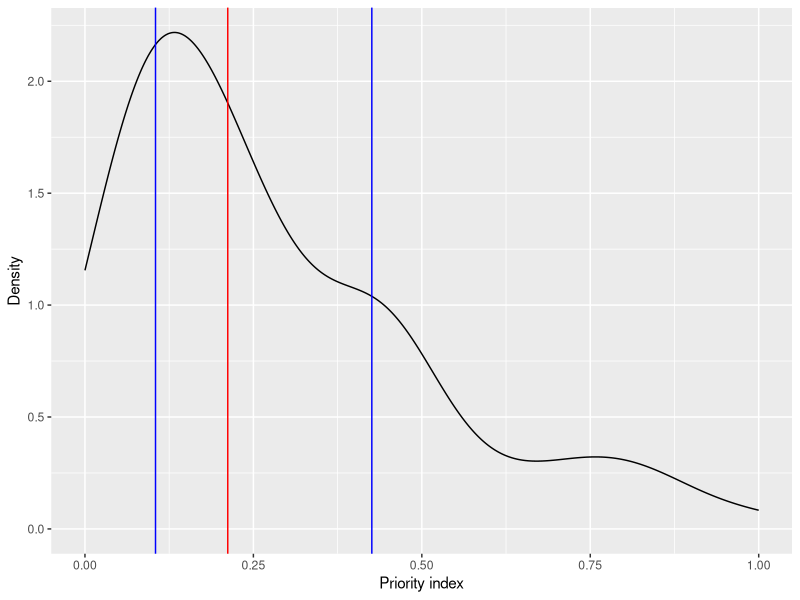
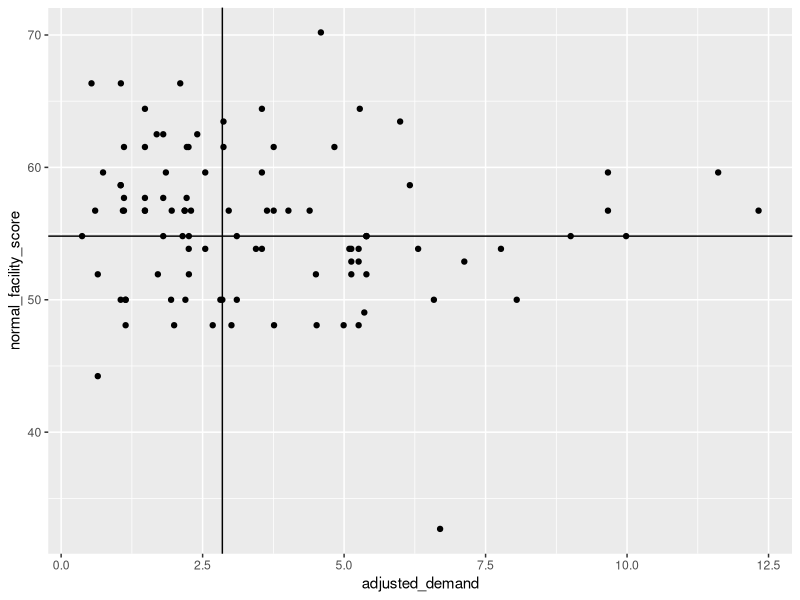
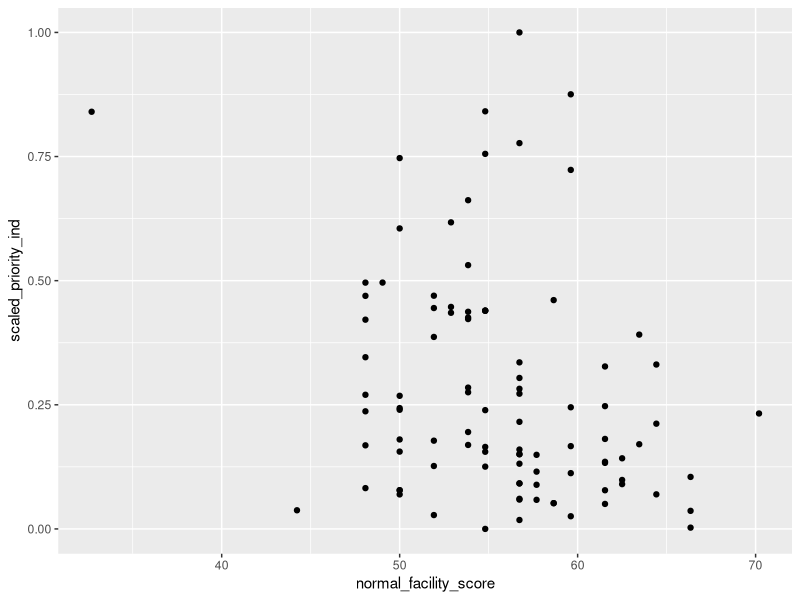
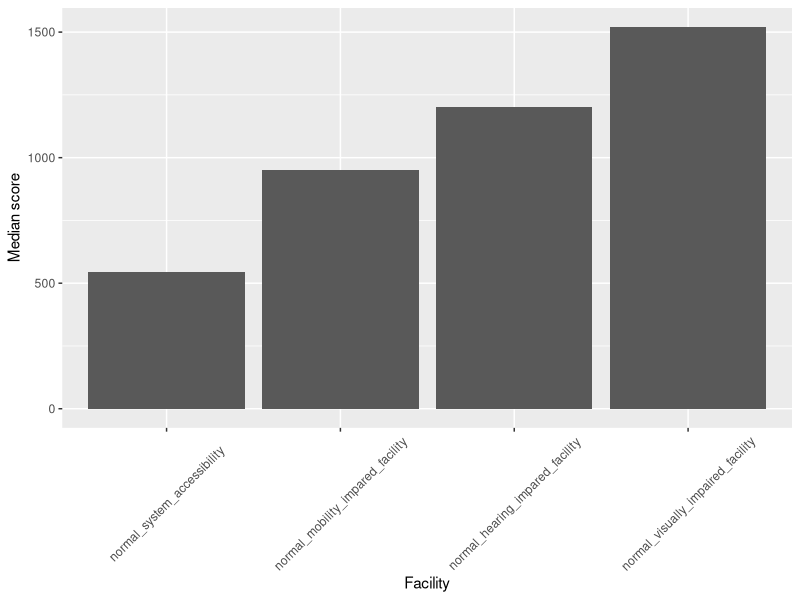
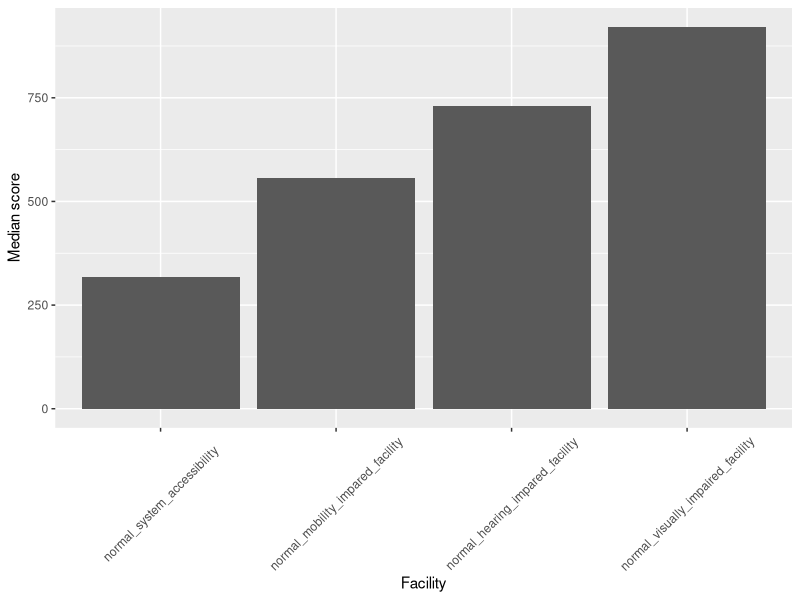

The R source for these figures, in order:
## ---- chunk 1
library(tidyverse)
library(ggbeeswarm)

# Import data
station_score <- read_csv('data/processed/station_score.csv')
## ---- chunk 2
# Density plot of priority index
station_score |> 
    ggplot(aes(x = scaled_priority_ind)) +
    geom_density() +
    geom_vline(xintercept = median(station_score$scaled_priority_ind), color = 'red') +
    geom_vline(xintercept = quantile(station_score$scaled_priority_ind, 0.25), color = 'blue') +
    geom_vline(xintercept = quantile(station_score$scaled_priority_ind, 0.75), color = 'blue') +
    labs(x = 'Priority index', y = 'Density')
## ---- chunk 3
station_score |> 
    ggplot(aes(x = adjusted_demand, y = normal_facility_score)) +
    geom_point() +
    geom_vline(xintercept = median(station_score$adjusted_demand)) +
    geom_hline(yintercept = median(station_score$normal_facility_score))
## ---- chunk 4
#Top 10 stations by facility score
top10_station <- station_score |> 
    arrange(desc(normal_facility_score)) |> 
    head(10) |> 
    select(station_name_en, area, normal_facility_score) 

bottom10_station <- station_score |> 
    arrange(normal_facility_score) |> 
    head(10) |> 
    select(station_name_en, area, normal_facility_score) 
## ---- chunk 5
station_score |> 
    ggplot(aes(x = normal_facility_score, y = scaled_priority_ind)) + 
    geom_point()
## ---- chunk 6
facility <- c("normal_system_accessibility","normal_hearing_impared_facility", "normal_mobility_impared_facility", "normal_visually_impaired_facility")

facility_score <- station_score |> 
    select(station_name_en, area, facility) |> 
    pivot_longer(cols = all_of(facility), names_to = "facility", values_to = "score")

facility_score |> 
    group_by(area, facility) |> 
    summarise(median_score = median(score)) |> 
    ggplot(aes(x = fct_reorder(facility, median_score), y = median_score)) +
    geom_bar(stat = "identity") +
    theme(axis.text.x = element_text(angle = 45, vjust = 0.5)) +
    labs(x = "Facility", y = "Median score")
## ---- chunk 7
high_priority <- station_score |> 
    filter(scaled_priority_ind > quantile(station_score$scaled_priority_ind, 0.75)) |> 
    pull(station_name_en)

facility_score |> 
    filter(station_name_en %in% high_priority) |> 
    group_by(area, facility) |> 
    summarise(median_score = median(score)) |> 
    ggplot(aes(x = fct_reorder(facility, median_score), y = median_score)) +
    geom_bar(stat = "identity") +
    theme(axis.text.x = element_text(angle = 45, vjust = 0.5)) +
    labs(x = "Facility", y = "Median score")
